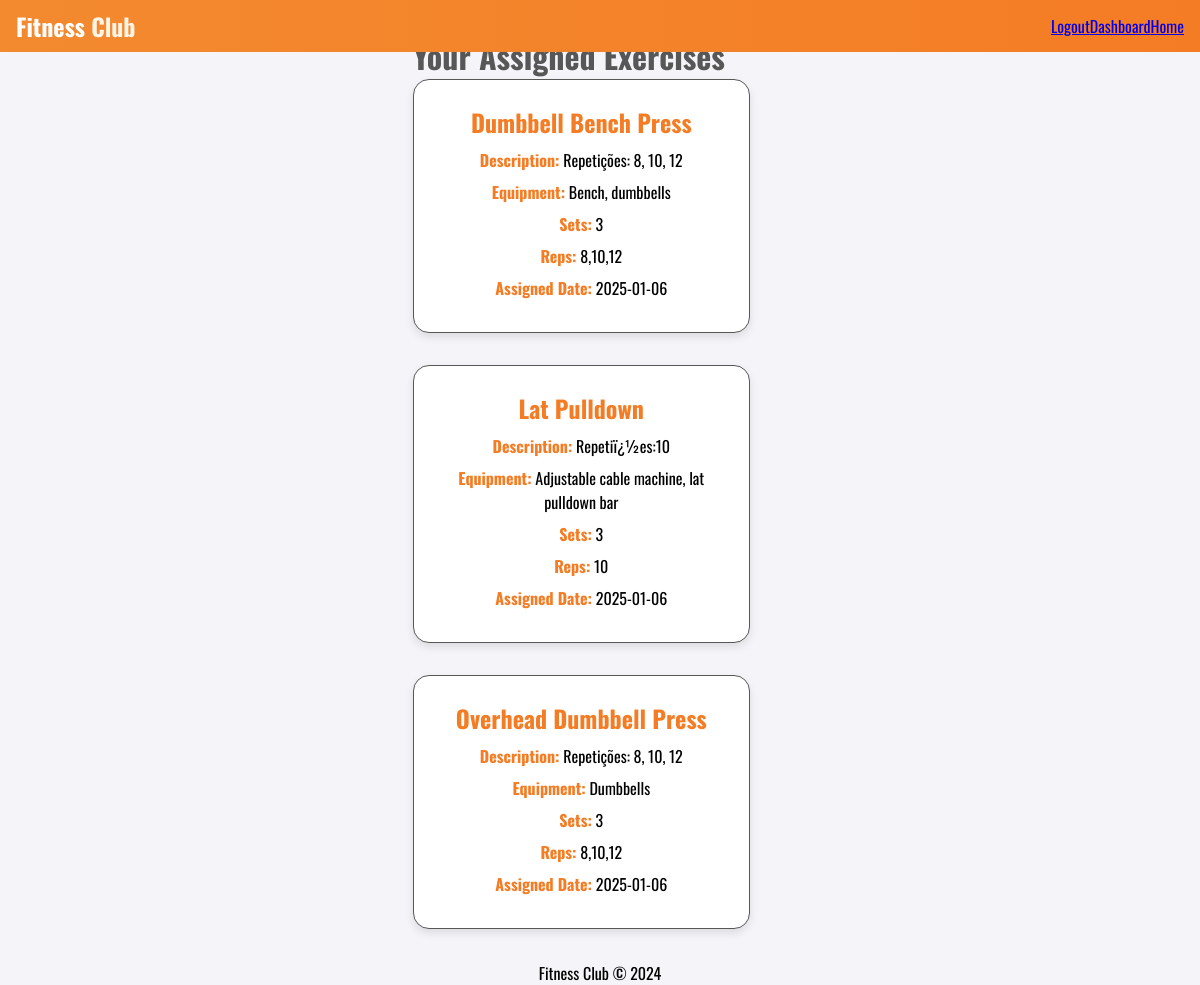
The app's page /php/view_exercises.php (signed in) with its own data.
### tables this page shows
CREATE TABLE `client_exercises` (
  `id` int(11) NOT NULL,
  `client_id` int(11) NOT NULL,
  `exercise_id` int(11) NOT NULL,
  `assigned_date` date NOT NULL
);

CREATE TABLE `exercises` (
  `id` int(11) NOT NULL,
  `exercise_name` varchar(100) NOT NULL,
  `description` text NOT NULL,
  `equipment` varchar(100) NOT NULL,
  `sets` int(11) DEFAULT NULL,
  `reps` varchar(50) DEFAULT NULL
);

### php/view_exercises.php (the view, shortened to what this page needs)
<?php
include_once('../functions/functions.php');
$dbConnect = dbLink();
$client_id = $_SESSION['user_id'];
$exercises = getClientExercises($dbConnect, $client_id);
?>
<!DOCTYPE html>
<html>
<head>
    <link rel="stylesheet" type="text/css" href="../css/style.css">
</head>
<body class="dashboard">
    <header>
        <div class="container">
            <div class="logo">
                <a href="../index.php">Fitness <span>Club</span></a>
            </div>
            <div class="nav">
            <?php navigation(); ?>
            </div>
        </div>
    </header>
    <main>
        <h1>Your Assigned Exercises</h1>
        <div class="info-cards">
            <?php foreach ($exercises as $exercise): ?>
            <div class="info-card">
                <div class="info-header"><?php echo htmlspecialchars($exercise['exercise_name']); ?></div>
                <p><strong>Description:</strong> <?php echo htmlspecialchars($exercise['description']); ?></p>
                <p><strong>Equipment:</strong> <?php echo htmlspecialchars($exercise['equipment']); ?></p>
                <p><strong>Sets:</strong> <?php echo $exercise['sets']; ?></p>
                <p><strong>Reps:</strong> <?php echo $exercise['reps']; ?></p>
                <p><strong>Assigned Date:</strong> <?php echo date('Y-m-d', strtotime($exercise['assigned_date'])); ?></p>
            </div>
            <?php endforeach; ?>
        </div>
    </main>
    <footer>
        <p>Fitness Club © 2024</p>
    </footer>
</body>
</html>

### functions/functions.php (shortened to what this page needs)
<?php
$basePath = (strpos($_SERVER['SCRIPT_NAME'], '/php/') !== false) ? '../' : '';
function navigation() {
    global $basePath;
    if (isset($_SESSION['validated']) && $_SESSION['validated'] === true) {
        echo '
            <nav class="header nav login-form">
                <a href="' . $basePath . 'index.php?logout=true" class="nav-link">Logout</a>
                <a href="' . $basePath . 'php/dashboard.php" class="nav-link">Dashboard</a>
                <a href="' . $basePath . 'index.php" class="nav-link">Home</a>
            </nav>
        ';
    }
}
function getClientExercises($dbConnect, $client_id) {
    $sql = "SELECT e.exercise_name, e.description, e.equipment, e.sets, e.reps, ce.assigned_date
            FROM exercises e
            INNER JOIN client_exercises ce ON e.id = ce.exercise_id
            WHERE ce.client_id = :client_id";
    $query = $dbConnect->prepare($sql);
    $query->bindParam(":client_id", $client_id);
    $query->execute();
    return $query->fetchAll(PDO::FETCH_ASSOC);
}
?>

### css/style.css (style rules this page uses)
body { margin: 0; padding: 0; overflow-x: hidden; }
* { box-sizing: border-box; margin: 0; padding: 0; font-family: 'Oswald', sans-serif; }
header { position: fixed; top: 0; width: 100%; background: linear-gradient(90deg, #f38a2f 0%, #f47c24 100%); padding: 0.5rem 1rem; z-index: 10; }
header .container { display: flex; align-items: center; justify-content: space-between; }
header .logo a { font-size: 1.5rem; color: #fff; text-decoration: none; font-weight: bold; }
header .logo a span { color: #fff5e6; }
header .nav { display: none; }
@media (min-width: 992px) { header .nav { display: block; position: static; background-color: transparent; } }
@media (min-width: 992px) { header .nav .login-form { display: flex; align-items: center; } }
body.dashboard { font-family: 'Overpass', sans-serif; background-color: #f4f4f9; margin: 0; padding: 0; display: grid; grid-template-rows: auto 1fr; justify-items: center; }
body.dashboard h1, body.dashboard h2, body.dashboard h3 { color: #575757; }
body.dashboard h1 { margin-top: 2rem; }
.info-cards { display: grid; grid-template-columns: repeat(auto-fill, minmax(15.625rem, 1fr)); gap: 2rem; width: 90%; margin-bottom: 2rem; }
.info-card { background-color: #ffffff; border: 0.1rem solid #575757; border-radius: 1rem; padding: 1.5rem; text-align: center; box-shadow: 0 0.25rem 0.5rem rgba(0, 0, 0, 0.1); }
.info-card .info-header { font-size: 1.5rem; font-weight: bold; margin-bottom: 0.5rem; color: #f47c24; }
.info-card p { margin: 0.5rem 0; }
.info-card strong { color: #f47c24; }

### records on screen
client_exercises: exercise.exercise_name "Dumbbell Bench Press", exercise.description "Repetições: 8, 10, 12", exercise.equipment "Bench, dumbbells", exercise.sets "3", exercise.reps "8,10,12", assigned_date "2025-01-06"
client_exercises: exercise.exercise_name "Lat Pulldown", exercise.description "Repetiï¿½es:10", exercise.equipment "Adjustable cable machine, lat pulldown bar", exercise.sets "3", exercise.reps "10", assigned_date "2025-01-06"
client_exercises: exercise.exercise_name "Overhead Dumbbell Press", exercise.description "Repetições: 8, 10, 12", exercise.equipment "Dumbbells", exercise.sets "3", exercise.reps "8,10,12", assigned_date "2025-01-06"
